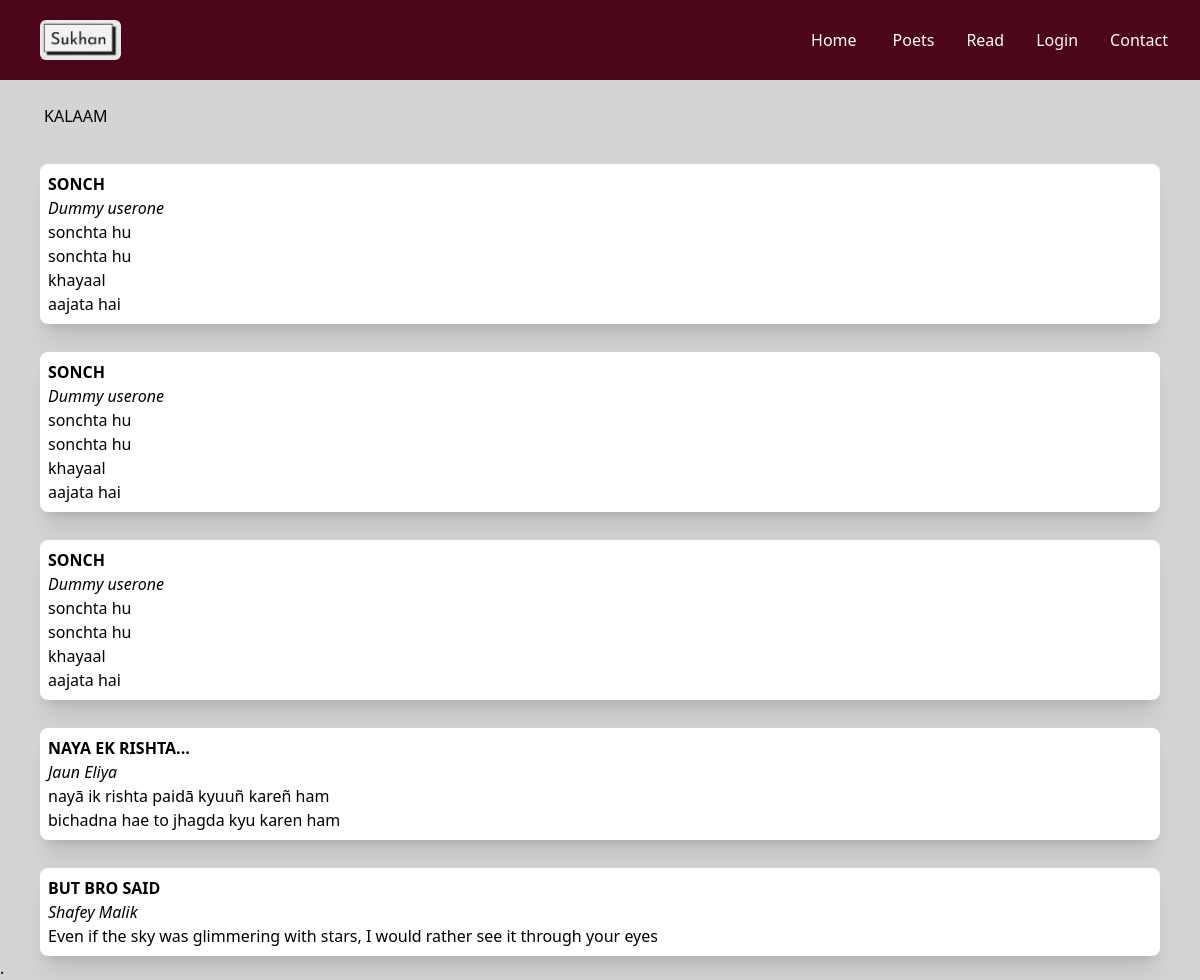
Page /read/ on the earlier database version.
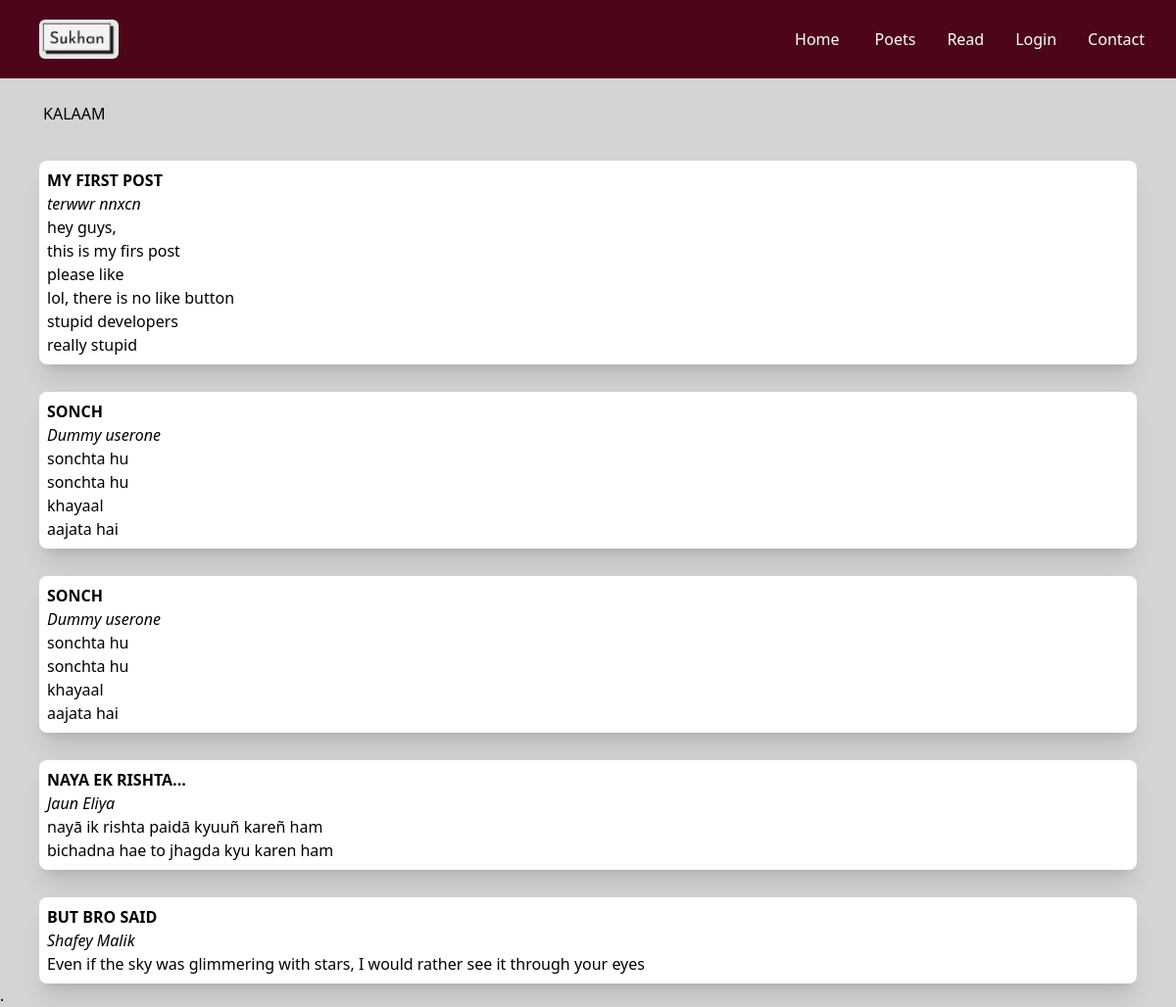
Same page on the later database version.
### dekhta/models.py (models this page shows, shortened)
class Post(models.Model):
    title = models.CharField(max_length = 40, null = True)
    d_time = models.DateTimeField(default=datetime.now())
    data = models.TextField()
    poet_id = models.ForeignKey('Poets', on_delete=models.CASCADE, default=-1)

class Poets(models.Model):
    user = models.OneToOneField(User, on_delete=models.CASCADE, null=True)
    first_name = models.CharField(max_length = 25)
    last_name = models.CharField(max_length = 25)
    posts_count = models.IntegerField(default = 0)
    pfp = models.ImageField(default = 'default.jpg', upload_to = PoetProfilePicPath('pfps'))

### dekhta/views.py (the view)
# urls.py: path('read/', views.read, name = 'read'),
def read(request):
    all_posts = Post.objects.all().values()
    poets = Poets.objects.all().values()
    return render(request, 'read.html',{'allposts':all_posts, 'poet':poets})

### dekhta/templates/read.html
{% extends  'navbar.html' %}
{% block content %}
<main class="bg-neutral-300 px-5 md:px-10 h-max ">
    <div class="">
        <h1 class="pl-1 py-6">KALAAM</h1>
        <div class="grid grid-flow-row space-y-4  ">
            {% for p in allposts reversed%}
            <a href="{% url 'post_detail' p.id %}">
            <div class="bg-white rounded-lg shadow-xl mt-3 p-2 cursor-pointer hover:bg-rose-100 ">
                <h1 class="font-bold">{{p.title|upper}}</h1>
                {% for q in poet %}
                    {% if p.poet_id_id is q.id %}
                    <h2 class="italic">{{q.first_name}} {{q.last_name}}</h2>
                    {% endif %}
                {% endfor %}
                <p>{{p.data|linebreaks}} </p>
            </div>
            </a>
            {% endfor %}
        </div>
</main>
{% endblock content %}

### dekhta/templates/navbar.html (shortened to what this page needs)
<!DOCTYPE html>
{% load static %}
<html lang="en">
<head>
    <script src="https://cdn.tailwindcss.com"></script>
</head>
<body class="bg-neutral-300 w-[100%] h-[100%] overflow-x-hidden m-0 p-0 min-w-[367px] max-w-[101%]">
    {%load static%}
    <section class="header">
        <nav class=" bg-rose-950 sm:flex md:flex-row justify-between p-3  text-white">
            <div class="flex justify-center sm:justify-start sm:container">
            <div class="flex sm:items-center static sm:ml-5"><a href="{% url 'home' %}"><img class="h-10 w-25 m-2 rounded-md" src="{% static 'images/sukhan.png' %}" alt="Sukhan"></a>
            </div>
        </div>
        <div class="flex mx-5 justify-center py-3">
                <ul class=" flex space-x-8 ">
                    <li class="hover:bg-rose-900 rounded-md  m-1 cursor-pointer "><a href="{% url 'home' %}">Home</a></li>
                    <li class="hover:bg-rose-900 rounded-md  m-1 cursor-pointer "><a href="{% url 'poets' %}">Poets</a></li>
                    <li class="hover:bg-rose-900 rounded-md  m-1  cursor-pointer"><a href="{% url 'read' %}">Read</a></li>
                    {% if user.is_authenticated %}
                        <li class="hover:bg-rose-900 rounded-md  m-1 cursor-pointer "><a href="{% url 'contact' %}">Contact</a></li>
                        <li class="bg-rose-900 rounded-md  m-1 cursor-pointer "><a href="/poets/{{user.first_name}}-{{user.last_name}}">{{user.first_name}}</a></li>
                    {% else %}
                        <li class="hover:bg-rose-900 rounded-md  m-1 cursor-pointer "><a href="{% url 'login' %}">Login</a></li>
                        <li class="hover:bg-rose-900 rounded-md  m-1 cursor-pointer "><a href="{% url 'contact' %}">Contact</a></li>
                    {% endif %}
                </ul>
            </div>
        </nav>
    </section>
    {% block content %}
    {% endblock content %}
<footer class="bg-neutral-300" ><div>.</div> </footer>
</body>
</html>

Differences in the rows shown:
removed Post: title "SONCH", data "sonchta hu sonchta hu khayaal aajata hai", Poets (first_name "Dummy", last_name "userone")
added Post: title "MY FIRST POST", data "hey guys, this is my firs post please like lol, there is no like button stupid developers really stupid"
added Poets: first_name "terwwr", last_name "nnxcn", shown under "MY FIRST POST"
